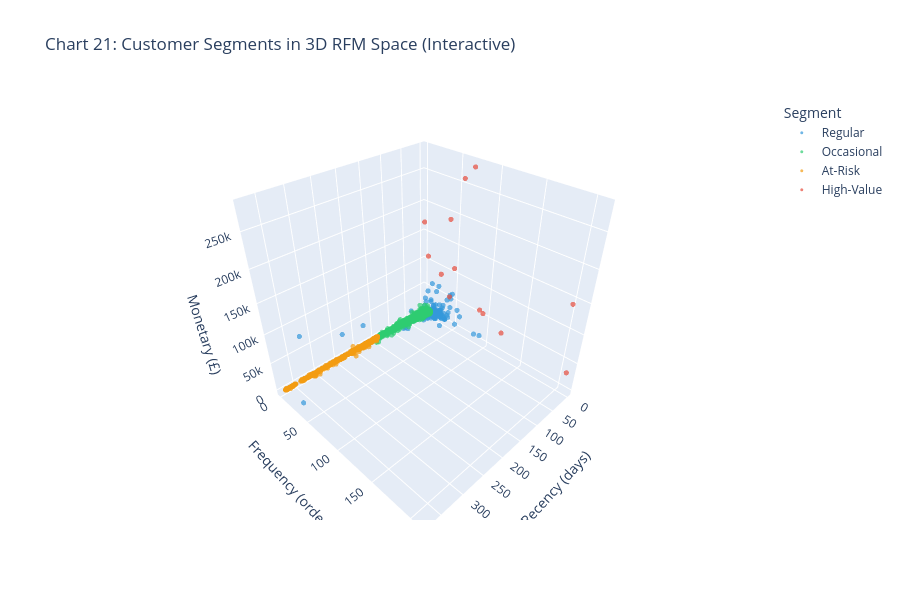

Here is the notebook cell this chart was saved with:
### Markdown cell above
#### Chart 21 — 3D RFM Cluster Scatter (Interactive)

### Code cell
# Chart 21: 3D scatter of RFM colored by segment — interactive Plotly chart
# Full 3D view of the original RFM space (not PCA-reduced)
fig = px.scatter_3d(
    rfm, x='Recency', y='Frequency', z='Monetary',
    color='Segment',
    color_discrete_map={'High-Value':'#E74C3C', 'Regular':'#3498DB',
                        'Occasional':'#2ECC71', 'At-Risk':'#F39C12'},
    title='Chart 21: Customer Segments in 3D RFM Space (Interactive)',
    labels={'Recency':'Recency (days)', 'Frequency':'Frequency (orders)', 'Monetary':'Monetary (£)'},
    opacity=0.7,
    hover_data=['CustomerID', 'Recency', 'Frequency', 'Monetary']
)
fig.update_traces(marker=dict(size=3))
fig.update_layout(height=600, legend_title='Segment')
fig.show()
print('> Rotate the 3D plot to explore cluster separation from different angles.')

### Figure 1 — Plotly figure (JSON) as saved in the notebook; plotly's stock layout.template omitted (floating-point values rounded to 4 significant figures; data arrays with more than 128 entries replaced by an {"elided": "..."} marker saying what was removed)
{"data": [{"customdata": {"elided": "204x1 int values"}, "hovertemplate": "Segment=Regular<br>Recency (days)=%{x}<br>Frequency (orders)=%{y}<br>Monetary (£)=%{z}<br>CustomerID=%{customdata[0]}<extra></extra>", "legendgroup": "Regular", "marker": {"color": "#3498DB", "opacity": 0.7, "size": 3, "symbol": "circle"}, "mode": "markers", "name": "Regular", "scene": "scene", "showlegend": true, "type": "scatter3d", "x": {"elided": "204 int values"}, "y": {"elided": "204 int values"}, "z": {"elided": "204 float values"}}, {"customdata": {"elided": "3054x1 int values"}, "hovertemplate": "Segment=Occasional<br>Recency (days)=%{x}<br>Frequency (orders)=%{y}<br>Monetary (£)=%{z}<br>CustomerID=%{customdata[0]}<extra></extra>", "legendgroup": "Occasional", "marker": {"color": "#2ECC71", "opacity": 0.7, "size": 3, "symbol": "circle"}, "mode": "markers", "name": "Occasional", "scene": "scene", "showlegend": true, "type": "scatter3d", "x": {"elided": "3054 int values"}, "y": {"elided": "3054 int values"}, "z": {"elided": "3054 float values"}}, {"customdata": {"elided": "1067x1 int values"}, "hovertemplate": "Segment=At-Risk<br>Recency (days)=%{x}<br>Frequency (orders)=%{y}<br>Monetary (£)=%{z}<br>CustomerID=%{customdata[0]}<extra></extra>", "legendgroup": "At-Risk", "marker": {"color": "#F39C12", "opacity": 0.7, "size": 3, "symbol": "circle"}, "mode": "markers", "name": "At-Risk", "scene": "scene", "showlegend": true, "type": "scatter3d", "x": {"elided": "1067 int values"}, "y": {"elided": "1067 int values"}, "z": {"elided": "1067 float values"}}, {"customdata": [[12415], [12748], [13089], [14156], [14646], [14911], [15311], [16029], [16446], [17450], [17511], [17841], [18102]], "hovertemplate": "Segment=High-Value<br>Recency (days)=%{x}<br>Frequency (orders)=%{y}<br>Monetary (£)=%{z}<br>CustomerID=%{customdata[0]}<extra></extra>", "legendgroup": "High-Value", "marker": {"color": "#E74C3C", "opacity": 0.7, "size": 3, "symbol": "circle"}, "mode": "markers", "name": "High-Value", "scene": "scene", "showlegend": true, "type": "scatter3d", "x": [24, 1, 3, 10, 2, 1, 1, 39, 1, 8, 3, 2, 1], "y": [21, 209, 97, 55, 73, 201, 91, 63, 2, 46, 31, 124, 60], "z": [124900.0, 33050.0, 58760.0, 117200.0, 280200.0, 143700.0, 60630.0, 80850.0, 168500.0, 194400.0, 91060.0, 40520.0, 259700.0]}], "layout": {"height": 600, "legend": {"title": {"text": "Segment"}, "tracegroupgap": 0}, "scene": {"domain": {"x": [0, 1], "y": [0, 1]}, "xaxis": {"title": {"text": "Recency (days)"}}, "yaxis": {"title": {"text": "Frequency (orders)"}}, "zaxis": {"title": {"text": "Monetary (£)"}}}, "title": {"text": "Chart 21: Customer Segments in 3D RFM Space (Interactive)"}}}
